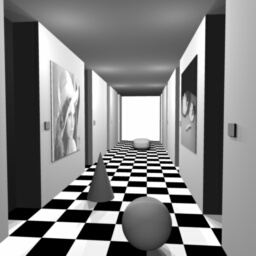
#> input picture corridorl.jpg, 256 x 256 px
$ python disparity.py
#> lines starting #> are read from the running program, lines starting #| are printed output that depends on the picture
import numpy as np
import matplotlib.pyplot as plt
from skimage import io
from skimage.color import rgb2gray
from skimage.util import img_as_ubyte

def generate_disparity_map(left_image_path, right_image_path, block_size=5, max_disparity=64):
#> called with left_image_path = 'corridorl.jpg', right_image_path = 'corridorr.jpg', block_size = 15, max_disparity = 16
    img_left = rgb2gray(io.imread(left_image_path))
#> img_left: shape (256, 256) float64; min 0, max 1, mean 0.501
    img_right = rgb2gray(io.imread(right_image_path))
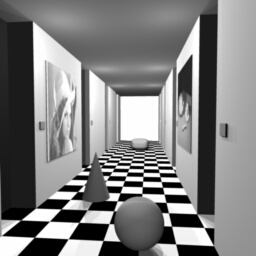
#> input picture corridorr.jpg, 256 x 256 px
#> img_right: shape (256, 256) float64; min 0, max 1, mean 0.502
    img_left = img_as_ubyte(img_left)
    img_right = img_as_ubyte(img_right)

    # assuming same size images
    height, width = img_left.shape
#> height = 256; width = 256
    disparity_map = np.zeros((height, width), dtype=np.float32)

    # ....
    # ....
    # ....
    # ....
    #
    #
    for y in range(block_size // 2, height - block_size // 2):
        for x in range(block_size // 2, width - block_size // 2):
            best_offset = 0
            min_ssd = float('inf')

            # iterate through the offset pixels in img_right to find the one with the smallest difference
            # we are using SSD (smallest squared difference)
            for offset in range(max_disparity):
                x_offset = x - offset
                if x_offset - block_size // 2 < 0:
                    break

                block_left = img_left[y - block_size // 2 : y + block_size // 2 + 1, x - block_size // 2 : x + block_size // 2 + 1]
                block_right = img_right[y - block_size // 2 : y + block_size // 2 + 1, x_offset - block_size // 2 : x_offset + block_size // 2 + 1]
                ssd = np.sum((block_left - block_right) ** 2)

                if ssd < min_ssd:
                    min_ssd = ssd
                    best_offset = offset

            disparity_map[y, x] = best_offset
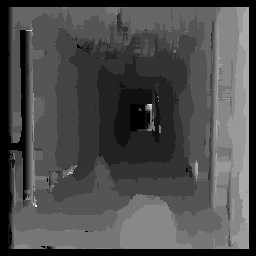
#> disparity_map: shape (256, 256) float32; min 0, max 15, mean 4.44; drawn with min black and max white

    # normalize the disparity map to 0-255 for display purposes
    disparity_map = (disparity_map / max_disparity) * 255
    disparity_map = disparity_map.astype(np.uint8)

    plt.imshow(disparity_map)
    plt.title('Disparity Map')
    plt.axis('off')
    plt.show()

if __name__ == '__main__':
    generate_disparity_map('corridorl.jpg', 'corridorr.jpg', 15, 16)
    # generate_disparity_map('triclopsi2l.jpg', 'triclopsi2r.jpg')
